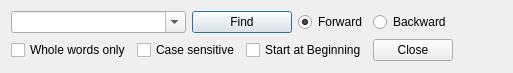
<?xml version="1.0" encoding="UTF-8"?>
<ui version="4.0">
 <class>FindWidget</class>
 <widget class="QWidget" name="FindWidget">
  <property name="geometry">
   <rect>
    <x>0</x>
    <y>0</y>
    <width>513</width>
    <height>60</height>
   </rect>
  </property>
  <property name="sizePolicy">
   <sizepolicy hsizetype="Preferred" vsizetype="Minimum">
    <horstretch>0</horstretch>
    <verstretch>0</verstretch>
   </sizepolicy>
  </property>
  <property name="windowTitle">
   <string>Form</string>
  </property>
  <layout class="QGridLayout">
   <item row="0" column="0" colspan="2">
    <widget class="QComboBox" name="comboFind">
     <property name="sizePolicy">
      <sizepolicy hsizetype="Expanding" vsizetype="Fixed">
       <horstretch>0</horstretch>
       <verstretch>0</verstretch>
      </sizepolicy>
     </property>
     <property name="editable">
      <bool>true</bool>
     </property>
    </widget>
   </item>
   <item row="0" column="2" colspan="2">
    <widget class="QPushButton" name="findButton">
     <property name="text">
      <string>Find</string>
     </property>
     <property name="default">
      <bool>true</bool>
     </property>
    </widget>
   </item>
   <item row="0" column="4">
    <widget class="QRadioButton" name="radioForward">
     <property name="text">
      <string>Forward</string>
     </property>
     <property name="checked">
      <bool>true</bool>
     </property>
    </widget>
   </item>
   <item row="0" column="5">
    <widget class="QRadioButton" name="radioBackward">
     <property name="text">
      <string>Backward</string>
     </property>
    </widget>
   </item>
   <item row="0" column="6" rowspan="2">
    <spacer>
     <property name="orientation">
      <enum>Qt::Horizontal</enum>
     </property>
     <property name="sizeHint" stdset="0">
      <size>
       <width>41</width>
       <height>51</height>
      </size>
     </property>
    </spacer>
   </item>
   <item row="1" column="0">
    <widget class="QCheckBox" name="checkWords">
     <property name="text">
      <string>Whole words only</string>
     </property>
    </widget>
   </item>
   <item row="1" column="1" colspan="2">
    <widget class="QCheckBox" name="checkCase">
     <property name="text">
      <string>Case sensitive</string>
     </property>
    </widget>
   </item>
   <item row="1" column="3" colspan="2">
    <widget class="QCheckBox" name="checkBegin">
     <property name="text">
      <string>Start at Beginning</string>
     </property>
    </widget>
   </item>
   <item row="1" column="5">
    <widget class="QPushButton" name="closeButton">
     <property name="text">
      <string>Close</string>
     </property>
     <property name="icon">
      <iconset resource="texmaker.qrc">
       <normaloff>:/images/fileclose.png</normaloff>:/images/fileclose.png</iconset>
     </property>
     <property name="autoDefault">
      <bool>true</bool>
     </property>
    </widget>
   </item>
  </layout>
 </widget>
 <resources>
  <include location="texmaker.qrc"/>
 </resources>
 <connections/>
</ui>
